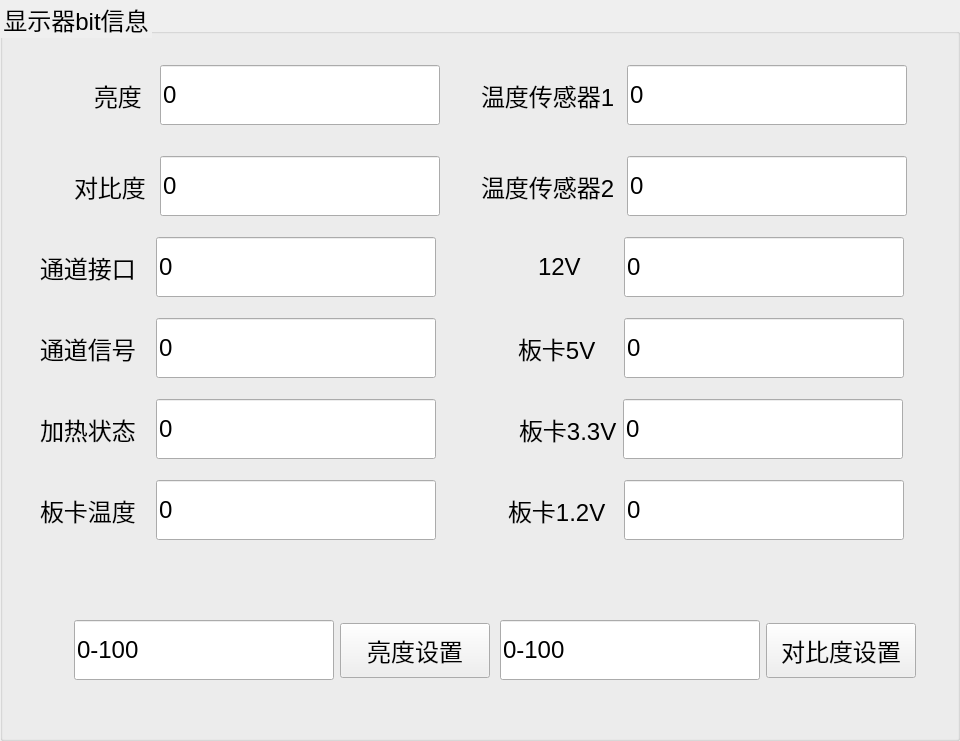
      <widget class="QGroupBox" name="DisPlayGroup">
       <property name="geometry">
        <rect>
         <x>0</x>
         <y>0</y>
         <width>960</width>
         <height>741</height>
        </rect>
       </property>
       <property name="sizePolicy">
        <sizepolicy hsizetype="Preferred" vsizetype="Preferred">
         <horstretch>0</horstretch>
         <verstretch>0</verstretch>
        </sizepolicy>
       </property>
       <property name="styleSheet">
        <string notr="true">font: 18pt;</string>
       </property>
       <property name="title">
        <string>显示器bit信息</string>
       </property>
       <widget class="QWidget" name="layoutWidget">
        <property name="geometry">
         <rect>
          <x>40</x>
          <y>40</y>
          <width>901</width>
          <height>521</height>
         </rect>
        </property>
        <layout class="QVBoxLayout" name="verticalLayout_2">
         <item>
          <layout class="QHBoxLayout" name="horizontalLayout">
           <item>
            <spacer name="horizontalSpacer_14">
             <property name="orientation">
              <enum>Qt::Horizontal</enum>
             </property>
             <property name="sizeType">
              <enum>QSizePolicy::Preferred</enum>
             </property>
             <property name="sizeHint" stdset="0">
              <size>
               <width>80</width>
               <height>20</height>
              </size>
             </property>
            </spacer>
           </item>
           <item>
            <widget class="QLabel" name="ht706DisLight">
             <property name="minimumSize">
              <size>
               <width>60</width>
               <height>80</height>
              </size>
             </property>
             <property name="maximumSize">
              <size>
               <width>300</width>
               <height>100</height>
              </size>
             </property>
             <property name="layoutDirection">
              <enum>Qt::LeftToRight</enum>
             </property>
             <property name="text">
              <string>亮度</string>
             </property>
            </widget>
           </item>
           <item>
            <widget class="QLineEdit" name="lineEditDisLight">
             <property name="minimumSize">
              <size>
               <width>280</width>
               <height>60</height>
              </size>
             </property>
             <property name="maximumSize">
              <size>
               <width>5555</width>
               <height>60</height>
              </size>
             </property>
             <property name="text">
              <string>0</string>
             </property>
            </widget>
           </item>
           <item>
            <spacer name="horizontalSpacer_2">
             <property name="orientation">
              <enum>Qt::Horizontal</enum>
             </property>
             <property name="sizeType">
              <enum>QSizePolicy::Preferred</enum>
             </property>
             <property name="sizeHint" stdset="0">
              <size>
               <width>60</width>
               <height>20</height>
              </size>
             </property>
            </spacer>
           </item>
           <item>
            <widget class="QLabel" name="ht706DisTemSensor1">
             <property name="minimumSize">
              <size>
               <width>140</width>
               <height>0</height>
              </size>
             </property>
             <property name="maximumSize">
              <size>
               <width>140</width>
               <height>16777215</height>
              </size>
             </property>
             <property name="layoutDirection">
              <enum>Qt::LeftToRight</enum>
             </property>
             <property name="text">
              <string>温度传感器1</string>
             </property>
            </widget>
           </item>
           <item>
            <widget class="QLineEdit" name="lineEditDisTempSensor1">
             <property name="minimumSize">
              <size>
               <width>280</width>
               <height>60</height>
              </size>
             </property>
             <property name="text">
              <string>0</string>
             </property>
            </widget>
           </item>
           <item>
            <spacer name="horizontalSpacer_3">
             <property name="orientation">
              <enum>Qt::Horizontal</enum>
             </property>
             <property name="sizeHint" stdset="0">
              <size>
               <width>60</width>
               <height>20</height>
              </size>
             </property>
            </spacer>
           </item>
          </layout>
         </item>
         <item>
          <layout class="QHBoxLayout" name="horizontalLayout_4">
           <item>
            <spacer name="horizontalSpacer_15">
             <property name="orientation">
              <enum>Qt::Horizontal</enum>
             </property>
             <property name="sizeType">
              <enum>QSizePolicy::Preferred</enum>
             </property>
             <property name="sizeHint" stdset="0">
              <size>
               <width>60</width>
               <height>20</height>
              </size>
             </property>
            </spacer>
           </item>
           <item>
            <widget class="QLabel" name="ht706DisContrast">
             <property name="minimumSize">
              <size>
               <width>80</width>
               <height>0</height>
              </size>
             </property>
             <property name="layoutDirection">
              <enum>Qt::LeftToRight</enum>
             </property>
             <property name="text">
              <string>对比度</string>
             </property>
            </widget>
           </item>
           <item>
            <widget class="QLineEdit" name="lineEditContrase">
             <property name="minimumSize">
              <size>
               <width>280</width>
               <height>0</height>
              </size>
             </property>
             <property name="maximumSize">
              <size>
               <width>16777215</width>
               <height>60</height>
              </size>
             </property>
             <property name="text">
              <string>0</string>
             </property>
            </widget>
           </item>
           <item>
            <spacer name="horizontalSpacer_5">
             <property name="orientation">
              <enum>Qt::Horizontal</enum>
             </property>
             <property name="sizeHint" stdset="0">
              <size>
               <width>60</width>
               <height>20</height>
              </size>
             </property>
            </spacer>
           </item>
           <item>
            <widget class="QLabel" name="ht706DisTemSensor2">
             <property name="minimumSize">
              <size>
               <width>140</width>
               <height>0</height>
              </size>
             </property>
             <property name="maximumSize">
              <size>
               <width>140</width>
               <height>16777215</height>
              </size>
             </property>
             <property name="layoutDirection">
              <enum>Qt::LeftToRight</enum>
             </property>
             <property name="text">
              <string>温度传感器2</string>
             </property>
            </widget>
           </item>
           <item>
            <widget class="QLineEdit" name="lineEditDisTempSensor2">
             <property name="minimumSize">
              <size>
               <width>280</width>
               <height>0</height>
              </size>
             </property>
             <property name="maximumSize">
              <size>
               <width>16777215</width>
               <height>60</height>
              </size>
             </property>
             <property name="text">
              <string>0</string>
             </property>
            </widget>
           </item>
           <item>
            <spacer name="horizontalSpacer_4">
             <property name="orientation">
              <enum>Qt::Horizontal</enum>
             </property>
             <property name="sizeHint" stdset="0">
              <size>
               <width>60</width>
               <height>20</height>
              </size>
             </property>
            </spacer>
           </item>
          </layout>
         </item>
         <item>
          <layout class="QHBoxLayout" name="horizontalLayout_5">
           <item>
            <widget class="QLabel" name="ht706DisChnInterface">
             <property name="minimumSize">
              <size>
               <width>110</width>
               <height>0</height>
              </size>
             </property>
             <property name="maximumSize">
              <size>
               <width>110</width>
               <height>16777215</height>
              </size>
             </property>
             <property name="layoutDirection">
              <enum>Qt::LeftToRight</enum>
             </property>
             <property name="text">
              <string>通道接口</string>
             </property>
            </widget>
           </item>
           <item>
            <widget class="QLineEdit" name="lineEditDisChn">
             <property name="minimumSize">
              <size>
               <width>280</width>
               <height>0</height>
              </size>
             </property>
             <property name="maximumSize">
              <size>
               <width>280</width>
               <height>60</height>
              </size>
             </property>
             <property name="text">
              <string>0</string>
             </property>
            </widget>
           </item>
           <item>
            <spacer name="horizontalSpacer_6">
             <property name="orientation">
              <enum>Qt::Horizontal</enum>
             </property>
             <property name="sizeHint" stdset="0">
              <size>
               <width>120</width>
               <height>20</height>
              </size>
             </property>
            </spacer>
           </item>
           <item>
            <widget class="QLabel" name="ht706DisBoard12v">
             <property name="minimumSize">
              <size>
               <width>80</width>
               <height>0</height>
              </size>
             </property>
             <property name="maximumSize">
              <size>
               <width>140</width>
               <height>16777215</height>
              </size>
             </property>
             <property name="layoutDirection">
              <enum>Qt::LeftToRight</enum>
             </property>
             <property name="text">
              <string>12V</string>
             </property>
            </widget>
           </item>
           <item>
            <widget class="QLineEdit" name="lineEditDis12v">
             <property name="minimumSize">
              <size>
               <width>280</width>
               <height>0</height>
              </size>
             </property>
             <property name="maximumSize">
              <size>
               <width>280</width>
               <height>60</height>
              </size>
             </property>
             <property name="text">
              <string>0</string>
             </property>
            </widget>
           </item>
           <item>
            <spacer name="horizontalSpacer_7">
             <property name="orientation">
              <enum>Qt::Horizontal</enum>
             </property>
             <property name="sizeHint" stdset="0">
              <size>
               <width>60</width>
               <height>20</height>
              </size>
             </property>
            </spacer>
           </item>
          </layout>
         </item>
         <item>
          <layout class="QHBoxLayout" name="horizontalLayout_6">
           <item>
            <widget class="QLabel" name="ht706DisChnSignal">
             <property name="minimumSize">
              <size>
               <width>110</width>
               <height>0</height>
              </size>
             </property>
             <property name="maximumSize">
              <size>
               <width>110</width>
               <height>16777215</height>
              </size>
             </property>
             <property name="layoutDirection">
              <enum>Qt::LeftToRight</enum>
             </property>
             <property name="text">
              <string>通道信号</string>
             </property>
            </widget>
           </item>
           <item>
            <widget class="QLineEdit" name="lineEditDisChnSig">
             <property name="minimumSize">
              <size>
               <width>280</width>
               <height>0</height>
              </size>
             </property>
             <property name="maximumSize">
              <size>
               <width>16777215</width>
               <height>60</height>
              </size>
             </property>
             <property name="text">
              <string>0</string>
             </property>
            </widget>
           </item>
           <item>
            <spacer name="horizontalSpacer_8">
             <property name="orientation">
              <enum>Qt::Horizontal</enum>
             </property>
             <property name="sizeHint" stdset="0">
              <size>
               <width>100</width>
               <height>20</height>
              </size>
             </property>
            </spacer>
           </item>
           <item>
            <widget class="QLabel" name="ht706Board5v">
             <property name="minimumSize">
              <size>
               <width>100</width>
               <height>0</height>
              </size>
             </property>
             <property name="maximumSize">
              <size>
               <width>110</width>
               <height>16777215</height>
              </size>
             </property>
             <property name="layoutDirection">
              <enum>Qt::LeftToRight</enum>
             </property>
             <property name="text">
              <string>板卡5V</string>
             </property>
            </widget>
           </item>
           <item>
            <widget class="QLineEdit" name="lineEditDisBoard5v">
             <property name="minimumSize">
              <size>
               <width>280</width>
               <height>0</height>
              </size>
             </property>
             <property name="maximumSize">
              <size>
               <width>16777215</width>
               <height>60</height>
              </size>
             </property>
             <property name="text">
              <string>0</string>
             </property>
            </widget>
           </item>
           <item>
            <spacer name="horizontalSpacer_9">
             <property name="orientation">
              <enum>Qt::Horizontal</enum>
             </property>
             <property name="sizeHint" stdset="0">
              <size>
               <width>60</width>
               <height>20</height>
              </size>
             </property>
            </spacer>
           </item>
          </layout>
         </item>
         <item>
          <layout class="QHBoxLayout" name="horizontalLayout_7">
           <item>
            <widget class="QLabel" name="ht706DisHeatStatus">
             <property name="minimumSize">
              <size>
               <width>110</width>
               <height>0</height>
              </size>
             </property>
             <property name="maximumSize">
              <size>
               <width>110</width>
               <height>16777215</height>
              </size>
             </property>
             <property name="layoutDirection">
              <enum>Qt::LeftToRight</enum>
             </property>
             <property name="text">
              <string>加热状态</string>
             </property>
            </widget>
           </item>
           <item>
            <widget class="QLineEdit" name="lineEditDisHeat">
             <property name="minimumSize">
              <size>
               <width>280</width>
               <height>0</height>
              </size>
             </property>
             <property name="maximumSize">
              <size>
               <width>16777215</width>
               <height>60</height>
              </size>
             </property>
             <property name="text">
              <string>0</string>
             </property>
            </widget>
           </item>
           <item>
            <spacer name="horizontalSpacer_10">
             <property name="orientation">
              <enum>Qt::Horizontal</enum>
             </property>
             <property name="sizeHint" stdset="0">
              <size>
               <width>100</width>
               <height>20</height>
              </size>
             </property>
            </spacer>
           </item>
           <item>
            <widget class="QLabel" name="ht706DisBoard3_3v">
             <property name="layoutDirection">
              <enum>Qt::LeftToRight</enum>
             </property>
             <property name="text">
              <string>板卡3.3V</string>
             </property>
            </widget>
           </item>
           <item>
            <widget class="QLineEdit" name="lineEditDisBoard3_3">
             <property name="minimumSize">
              <size>
               <width>280</width>
               <height>0</height>
              </size>
             </property>
             <property name="maximumSize">
              <size>
               <width>16777215</width>
               <height>60</height>
              </size>
             </property>
             <property name="text">
              <string>0</string>
             </property>
            </widget>
           </item>
           <item>
            <spacer name="horizontalSpacer_11">
             <property name="orientation">
              <enum>Qt::Horizontal</enum>
             </property>
             <property name="sizeHint" stdset="0">
              <size>
               <width>60</width>
               <height>20</height>
              </size>
             </property>
            </spacer>
           </item>
          </layout>
         </item>
         <item>
          <layout class="QHBoxLayout" name="horizontalLayout_8">
           <item>
            <widget class="QLabel" name="ht706DisBoardTem">
             <property name="minimumSize">
              <size>
               <width>110</width>
               <height>0</height>
              </size>
             </property>
             <property name="maximumSize">
              <size>
               <width>110</width>
               <height>16777215</height>
              </size>
             </property>
             <property name="layoutDirection">
              <enum>Qt::LeftToRight</enum>
             </property>
             <property name="text">
              <string>板卡温度</string>
             </property>
            </widget>
           </item>
           <item>
            <widget class="QLineEdit" name="lineEditDisBoardTemp">
             <property name="minimumSize">
              <size>
               <width>280</width>
               <height>0</height>
              </size>
             </property>
             <property name="maximumSize">
              <size>
               <width>16777215</width>
               <height>60</height>
              </size>
             </property>
             <property name="text">
              <string>0</string>
             </property>
            </widget>
           </item>
           <item>
            <spacer name="horizontalSpacer_12">
             <property name="orientation">
              <enum>Qt::Horizontal</enum>
             </property>
             <property name="sizeHint" stdset="0">
              <size>
               <width>100</width>
               <height>20</height>
              </size>
             </property>
            </spacer>
           </item>
           <item>
            <widget class="QLabel" name="ht706DisBoard1_2v">
             <property name="minimumSize">
              <size>
               <width>110</width>
               <height>60</height>
              </size>
             </property>
             <property name="layoutDirection">
              <enum>Qt::LeftToRight</enum>
             </property>
             <property name="text">
              <string>板卡1.2V</string>
             </property>
            </widget>
           </item>
           <item>
            <widget class="QLineEdit" name="lineEditDisBorad1_2">
             <property name="minimumSize">
              <size>
               <width>280</width>
               <height>0</height>
              </size>
             </property>
             <property name="maximumSize">
              <size>
               <width>16777215</width>
               <height>60</height>
              </size>
             </property>
             <property name="text">
              <string>0</string>
             </property>
            </widget>
           </item>
           <item>
            <spacer name="horizontalSpacer_13">
             <property name="orientation">
              <enum>Qt::Horizontal</enum>
             </property>
             <property name="sizeHint" stdset="0">
              <size>
               <width>70</width>
               <height>20</height>
              </size>
             </property>
            </spacer>
           </item>
          </layout>
         </item>
        </layout>
       </widget>
       <widget class="QWidget" name="layoutWidget">
        <property name="geometry">
         <rect>
          <x>70</x>
          <y>610</y>
          <width>851</width>
          <height>81</height>
         </rect>
        </property>
        <layout class="QHBoxLayout" name="horizontalLayout_40">
         <item>
          <layout class="QHBoxLayout" name="horizontalLayout_9">
           <item>
            <widget class="QLineEdit" name="lineEditDisSetLight">
             <property name="minimumSize">
              <size>
               <width>260</width>
               <height>60</height>
              </size>
             </property>
             <property name="maximumSize">
              <size>
               <width>260</width>
               <height>60</height>
              </size>
             </property>
             <property name="text">
              <string>0-100</string>
             </property>
            </widget>
           </item>
           <item>
            <widget class="QPushButton" name="pushButtonDisLight">
             <property name="minimumSize">
              <size>
               <width>150</width>
               <height>0</height>
              </size>
             </property>
             <property name="maximumSize">
              <size>
               <width>150</width>
               <height>55</height>
              </size>
             </property>
             <property name="text">
              <string>亮度设置</string>
             </property>
            </widget>
           </item>
          </layout>
         </item>
         <item>
          <layout class="QHBoxLayout" name="horizontalLayout_10">
           <item>
            <widget class="QLineEdit" name="lineEditDisSetContrase">
             <property name="minimumSize">
              <size>
               <width>260</width>
               <height>60</height>
              </size>
             </property>
             <property name="maximumSize">
              <size>
               <width>260</width>
               <height>60</height>
              </size>
             </property>
             <property name="text">
              <string>0-100</string>
             </property>
            </widget>
           </item>
           <item>
            <widget class="QPushButton" name="pushButtonDisContrase">
             <property name="minimumSize">
              <size>
               <width>150</width>
               <height>0</height>
              </size>
             </property>
             <property name="maximumSize">
              <size>
               <width>150</width>
               <height>55</height>
              </size>
             </property>
             <property name="text">
              <string>对比度设置</string>
             </property>
            </widget>
           </item>
          </layout>
         </item>
        </layout>
       </widget>
      </widget>
